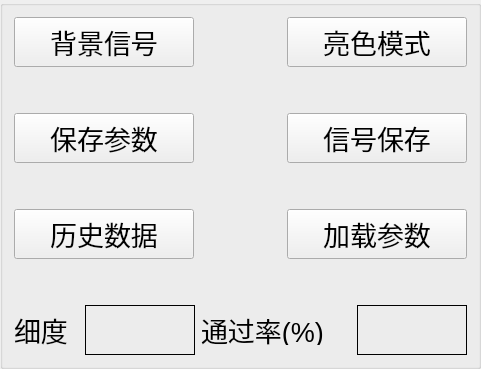
       <widget class="QGroupBox" name="groupBox_4">
        <property name="title">
         <string/>
        </property>
        <layout class="QGridLayout" name="gridLayout_3">
         <item row="0" column="0">
          <layout class="QVBoxLayout" name="verticalLayout_4">
           <item>
            <layout class="QHBoxLayout" name="horizontalLayout_11">
             <item>
              <widget class="QPushButton" name="WaSaveWave">
               <property name="minimumSize">
                <size>
                 <width>180</width>
                 <height>50</height>
                </size>
               </property>
               <property name="maximumSize">
                <size>
                 <width>180</width>
                 <height>50</height>
                </size>
               </property>
               <property name="font">
                <font>
                 <pointsize>20</pointsize>
                </font>
               </property>
               <property name="text">
                <string>背景信号</string>
               </property>
              </widget>
             </item>
             <item>
              <spacer name="horizontalSpacer_9">
               <property name="orientation">
                <enum>Qt::Horizontal</enum>
               </property>
               <property name="sizeHint" stdset="0">
                <size>
                 <width>40</width>
                 <height>20</height>
                </size>
               </property>
              </spacer>
             </item>
             <item>
              <widget class="QPushButton" name="pushButton_mode">
               <property name="minimumSize">
                <size>
                 <width>180</width>
                 <height>50</height>
                </size>
               </property>
               <property name="maximumSize">
                <size>
                 <width>180</width>
                 <height>50</height>
                </size>
               </property>
               <property name="font">
                <font>
                 <pointsize>20</pointsize>
                </font>
               </property>
               <property name="text">
                <string>亮色模式</string>
               </property>
              </widget>
             </item>
            </layout>
           </item>
           <item>
            <spacer name="verticalSpacer_2">
             <property name="orientation">
              <enum>Qt::Vertical</enum>
             </property>
             <property name="sizeHint" stdset="0">
              <size>
               <width>20</width>
               <height>40</height>
              </size>
             </property>
            </spacer>
           </item>
           <item>
            <layout class="QHBoxLayout" name="horizontalLayout_2">
             <item>
              <widget class="QPushButton" name="PESaveParameters">
               <property name="minimumSize">
                <size>
                 <width>180</width>
                 <height>50</height>
                </size>
               </property>
               <property name="maximumSize">
                <size>
                 <width>180</width>
                 <height>50</height>
                </size>
               </property>
               <property name="font">
                <font>
                 <pointsize>20</pointsize>
                </font>
               </property>
               <property name="text">
                <string>保存参数</string>
               </property>
              </widget>
             </item>
             <item>
              <spacer name="horizontalSpacer_10">
               <property name="orientation">
                <enum>Qt::Horizontal</enum>
               </property>
               <property name="sizeHint" stdset="0">
                <size>
                 <width>40</width>
                 <height>20</height>
                </size>
               </property>
              </spacer>
             </item>
             <item>
              <widget class="QPushButton" name="STSaveWave">
               <property name="minimumSize">
                <size>
                 <width>180</width>
                 <height>50</height>
                </size>
               </property>
               <property name="maximumSize">
                <size>
                 <width>180</width>
                 <height>50</height>
                </size>
               </property>
               <property name="font">
                <font>
                 <pointsize>20</pointsize>
                </font>
               </property>
               <property name="text">
                <string>信号保存</string>
               </property>
              </widget>
             </item>
            </layout>
           </item>
           <item>
            <spacer name="verticalSpacer_3">
             <property name="orientation">
              <enum>Qt::Vertical</enum>
             </property>
             <property name="sizeHint" stdset="0">
              <size>
               <width>20</width>
               <height>40</height>
              </size>
             </property>
            </spacer>
           </item>
           <item>
            <layout class="QHBoxLayout" name="horizontalLayout_3">
             <item>
              <widget class="QPushButton" name="HisData">
               <property name="minimumSize">
                <size>
                 <width>180</width>
                 <height>50</height>
                </size>
               </property>
               <property name="maximumSize">
                <size>
                 <width>180</width>
                 <height>50</height>
                </size>
               </property>
               <property name="font">
                <font>
                 <pointsize>20</pointsize>
                </font>
               </property>
               <property name="text">
                <string>历史数据</string>
               </property>
              </widget>
             </item>
             <item>
              <spacer name="horizontalSpacer_11">
               <property name="orientation">
                <enum>Qt::Horizontal</enum>
               </property>
               <property name="sizeHint" stdset="0">
                <size>
                 <width>40</width>
                 <height>20</height>
                </size>
               </property>
              </spacer>
             </item>
             <item>
              <widget class="QPushButton" name="PELoadParameters">
               <property name="minimumSize">
                <size>
                 <width>180</width>
                 <height>50</height>
                </size>
               </property>
               <property name="maximumSize">
                <size>
                 <width>180</width>
                 <height>50</height>
                </size>
               </property>
               <property name="font">
                <font>
                 <pointsize>20</pointsize>
                </font>
               </property>
               <property name="text">
                <string>加载参数</string>
               </property>
              </widget>
             </item>
            </layout>
           </item>
           <item>
            <spacer name="verticalSpacer">
             <property name="orientation">
              <enum>Qt::Vertical</enum>
             </property>
             <property name="sizeHint" stdset="0">
              <size>
               <width>20</width>
               <height>40</height>
              </size>
             </property>
            </spacer>
           </item>
           <item>
            <layout class="QHBoxLayout" name="horizontalLayout_4">
             <item>
              <widget class="QLabel" name="label_21">
               <property name="sizePolicy">
                <sizepolicy hsizetype="Fixed" vsizetype="Fixed">
                 <horstretch>0</horstretch>
                 <verstretch>0</verstretch>
                </sizepolicy>
               </property>
               <property name="minimumSize">
                <size>
                 <width>65</width>
                 <height>30</height>
                </size>
               </property>
               <property name="maximumSize">
                <size>
                 <width>65</width>
                 <height>30</height>
                </size>
               </property>
               <property name="font">
                <font>
                 <pointsize>20</pointsize>
                </font>
               </property>
               <property name="text">
                <string>细度</string>
               </property>
              </widget>
             </item>
             <item>
              <widget class="QLabel" name="label_aveD90">
               <property name="minimumSize">
                <size>
                 <width>110</width>
                 <height>50</height>
                </size>
               </property>
               <property name="maximumSize">
                <size>
                 <width>110</width>
                 <height>50</height>
                </size>
               </property>
               <property name="font">
                <font>
                 <pointsize>20</pointsize>
                </font>
               </property>
               <property name="styleSheet">
                <string notr="true">QLabel {
   border: 1px solid black;
}</string>
               </property>
               <property name="text">
                <string/>
               </property>
              </widget>
             </item>
             <item>
              <widget class="QLabel" name="label_22">
               <property name="sizePolicy">
                <sizepolicy hsizetype="Fixed" vsizetype="Fixed">
                 <horstretch>0</horstretch>
                 <verstretch>0</verstretch>
                </sizepolicy>
               </property>
               <property name="minimumSize">
                <size>
                 <width>150</width>
                 <height>30</height>
                </size>
               </property>
               <property name="maximumSize">
                <size>
                 <width>150</width>
                 <height>30</height>
                </size>
               </property>
               <property name="font">
                <font>
                 <pointsize>20</pointsize>
                </font>
               </property>
               <property name="text">
                <string>通过率(%)</string>
               </property>
              </widget>
             </item>
             <item>
              <widget class="QLabel" name="label_avepass">
               <property name="sizePolicy">
                <sizepolicy hsizetype="Fixed" vsizetype="Fixed">
                 <horstretch>0</horstretch>
                 <verstretch>0</verstretch>
                </sizepolicy>
               </property>
               <property name="minimumSize">
                <size>
                 <width>110</width>
                 <height>50</height>
                </size>
               </property>
               <property name="maximumSize">
                <size>
                 <width>110</width>
                 <height>50</height>
                </size>
               </property>
               <property name="font">
                <font>
                 <pointsize>20</pointsize>
                </font>
               </property>
               <property name="styleSheet">
                <string notr="true">QLabel {
   border: 1px solid black;
}</string>
               </property>
               <property name="frameShape">
                <enum>QFrame::NoFrame</enum>
               </property>
               <property name="text">
                <string/>
               </property>
              </widget>
             </item>
            </layout>
           </item>
          </layout>
         </item>
        </layout>
       </widget>
